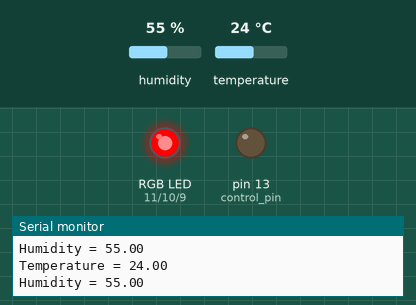
A sketch run on a simulated Arduino Uno, built with avr-gcc and run on an emulated ATmega328P. Shown: an RGB LED mixed from three pins (HIGH = lit), output pins drawn as LEDs (lit = HIGH), the last lines printed to the serial monitor. Inputs (shaded band) come from the test bench; at power-on: temperature 24 °C, humidity 55 %.

Above: at 5.8 s.
5.9 s: temperature set to 22 °C
At 11.1 s:
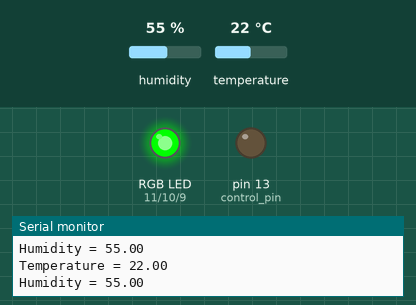
11.9 s: temperature set to 19 °C
At 15.8 s:
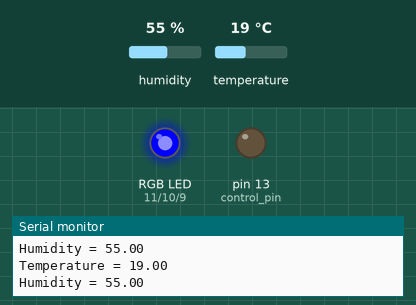
17.9 s: temperature set to 28 °C
At 20.5 s:
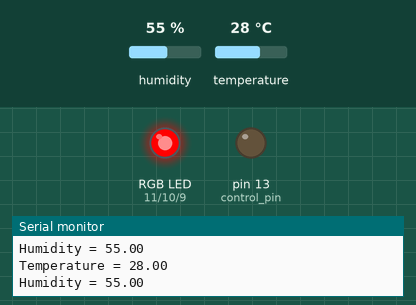
23.9 s: temperature set to 12 °C
At 26.3 s:
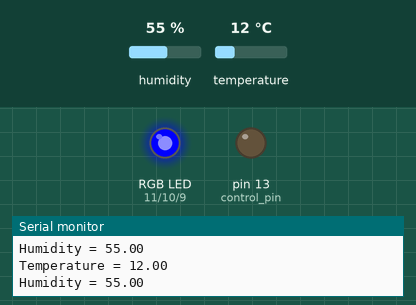
Timing chart, 0 to 27.8 s (numbered marks = the images above; inputs shaded):
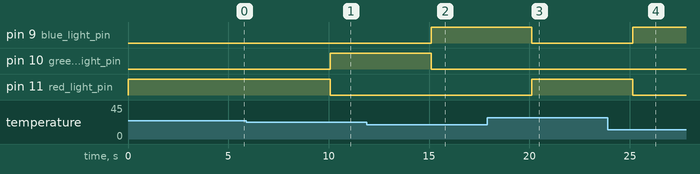

The sketch:

sketch_TEMP-and-LED-Indicator.ino
```cpp
#include <dht.h>

dht DHT;
int red_light_pin = 11;
int green_light_pin = 10;
int blue_light_pin = 9;

int control_pin = 13;

//int temp = DHT.temperature;
//int humidity = DHT.humidity;

#define DHT11_PIN 7

void setup() {
  Serial.begin(9600);
  pinMode(red_light_pin, OUTPUT);
  pinMode(green_light_pin, OUTPUT);
  pinMode(blue_light_pin, OUTPUT);
  pinMode(control_pin, OUTPUT);
}

void loop() {
  int chk = DHT.read11(DHT11_PIN);
  if (!chk == DHTLIB_OK) { // if  not OK -> turns on RED Diode
    digitalWrite(control_pin, HIGH);
    RGB_color(255, 255, 0);
  } else {
    digitalWrite(control_pin, LOW);
    printTempAndHumid();
  }
  delay(5000);
}

void printTempAndHumid() {
  Serial.print("Temperature = ");
  Serial.println(DHT.temperature);
  Serial.print("Humidity = ");
  Serial.println(DHT.humidity);
  //ledControllerHumid(); // if LED acts on humidity
  ledControllerTemp(); // if LED acts on temperature
}

void ledControllerHumid() {
  if (DHT.humidity > 40.00) {
    RGB_color(255, 0, 0);
  } else if (DHT.humidity > 35.00) {
    RGB_color(0, 255, 0);
  } else {
    RGB_color(0, 0, 255);
  }
}

void ledControllerTemp() {
  if (DHT.temperature > 23.00) {
    RGB_color(255, 0, 0);
  } else if (DHT.temperature > 20.00) {
    RGB_color(0, 255, 0);
  } else {
    RGB_color(0, 0, 255);
  }
}

void RGB_color(int red_light_value, int green_light_value, int blue_light_value)
{
  analogWrite(red_light_pin, red_light_value);
  analogWrite(green_light_pin, green_light_value);
  analogWrite(blue_light_pin, blue_light_value);
}
```

Measured:
- the behaviour switches between 24 and 23 °C on temperature (found by bisection; images 0 and 1)
- the behaviour switches between 21 and 20 °C on temperature (found by bisection; images 1 and 2)
- after the input at 5.9 s, pin 10 (green_light_pin): LOW → HIGH after 4.2 s; pin 11 (red_light_pin): HIGH → LOW after 4.2 s
- after the input at 11.9 s, pin 9 (blue_light_pin): LOW → HIGH after 3.2 s; pin 10 (green_light_pin): HIGH → LOW after 3.2 s
- after the input at 17.9 s, pin 9 (blue_light_pin): HIGH → LOW after 2.2 s; pin 11 (red_light_pin): LOW → HIGH after 2.2 s
- after the input at 23.9 s, pin 9 (blue_light_pin): LOW → HIGH after 1.2 s; pin 11 (red_light_pin): HIGH → LOW after 1.2 s
